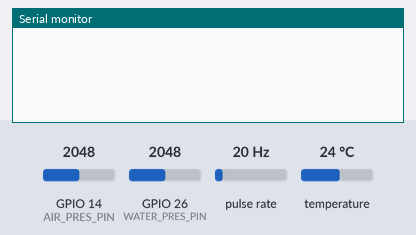
This sketch was run on a simulated ESP32. On the bench: the last lines printed to the serial monitor. Wiring (inferred from the names in the program): pulse sensor: data GPIO 27. The inputs (shaded band) are chosen by the test bench; at power-on: pulse rate 20 Hz, temperature 24 °C, GPIO 14 (AIR_PRES_PIN) = 2048, GPIO 26 (WATER_PRES_PIN) = 2048.

Above: at 1.2 s.
1.3 s: pulse rate (sensor on GPIO 27) set to 4 Hz
At 2.3 s:
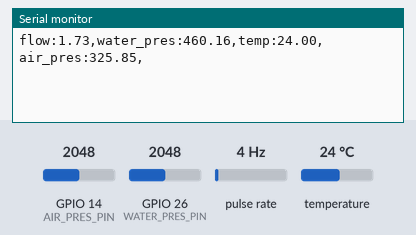
4.2 s: temperature set to 12 °C
At 5.5 s:
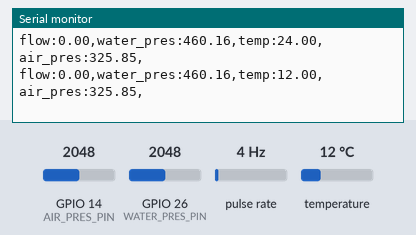
5.7 s: GPIO 14 (AIR_PRES_PIN) set to 2866
At 6.6 s:
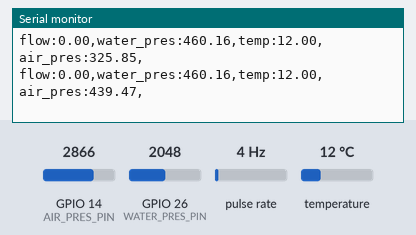
7.2 s: GPIO 26 (WATER_PRES_PIN) set to 2866
At 8.4 s:
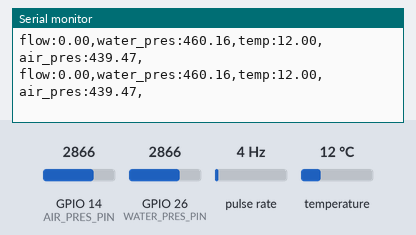
8.7 s: pulse rate (sensor on GPIO 27) set to 50 Hz
At 9.1 s:
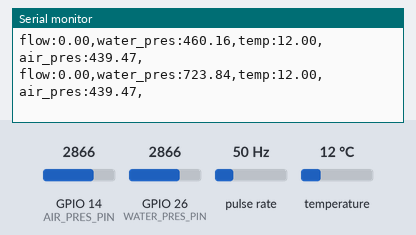
10.2 s: temperature set to 19 °C
At 11.6 s:
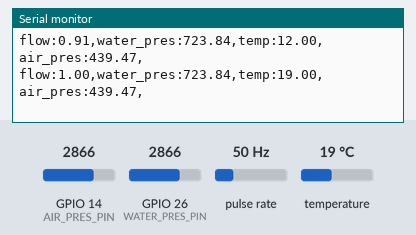
Timing chart, 0 to 12.7 s (numbered marks = the images above; inputs shaded):
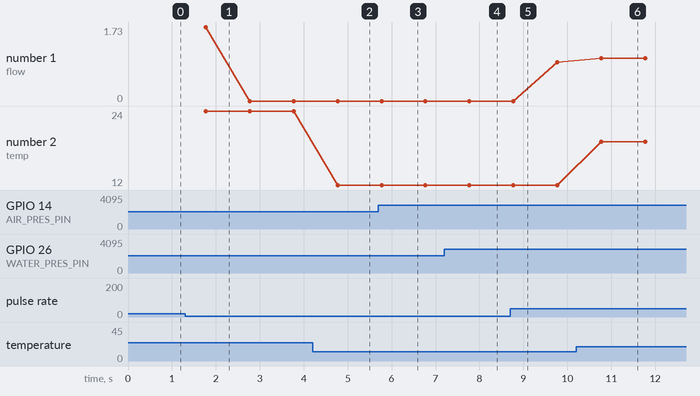

Measured:
- after the input at 4.2 s, the serial monitor: prints a new line after 0.57 s (image 2)
- after the input at 5.7 s, the serial monitor: prints a new line after 0.07 s (image 3)
- after the input at 10.2 s, the serial monitor: prints a new line after 0.57 s (image 6)
- plotted number 1: 0 → 0.91 after the input at 8.7 s
- plotted number 2: 24 → 12 after the input at 4.2 s, 12 → 19 after the input at 10.2 s

The sketch:

fridge_arduino_code.ino
```cpp
/*
connection:
  - water:
    - [pin 27] blue: Water Flow Sensor YF-B1
    - [pin 26] green: Pressure Sensor SEN0257
    - [pin 25] yellow: Temperature Sensor DS18B20
  - air:
    - [pin 14] Pressure Sensor
*/

#include <OneWire.h>
#include <DallasTemperature.h>

#define WATER_FLOW_PIN 27
#define WATER_PRES_PIN 26
#define WATER_TEMP_PIN 25
#define   AIR_PRES_PIN 14

#define WATER_PRES_OFFSET 0.5

volatile int counter = 0;
int oldTime = millis();
OneWire oneWire(WATER_TEMP_PIN);
DallasTemperature sensors(&oneWire);

void setup(){
  Serial.begin(115200);

  pinMode(WATER_FLOW_PIN, INPUT);
  attachInterrupt(digitalPinToInterrupt(WATER_FLOW_PIN), onInterrupt, RISING);
}

void loop(){
  int newTime = millis();
  if(newTime - oldTime > 1000){
    // water flow
    float freq = counter * 1000 / (newTime - oldTime);
    float flow = freq / 11; // L/min
    // water pres
    float water_volt = analogRead(WATER_PRES_PIN) * 3.3 / 4095;
    float water_pres = (water_volt - WATER_PRES_OFFSET) * 400; // kPa
    // water temp
    sensors.requestTemperatures();
    float temp = sensors.getTempCByIndex(0); // C
    // air pres
    float air_volt = analogRead(AIR_PRES_PIN) * 3.3 / 4095;
    float air_pres = (air_volt+0.24) * 25 * 6.89476; // kPa

    say("flow",flow); say("water_pres",water_pres); say("temp",temp);
    say("air_pres",air_pres);
    Serial.print('\n');
    // reset
    counter = 0;
    oldTime = newTime;
  }
}

void say(char key[], float val){
  Serial.print(key); Serial.print(':'); Serial.print(val); Serial.print(',');
}

void onInterrupt(){
  counter++;
}
```
